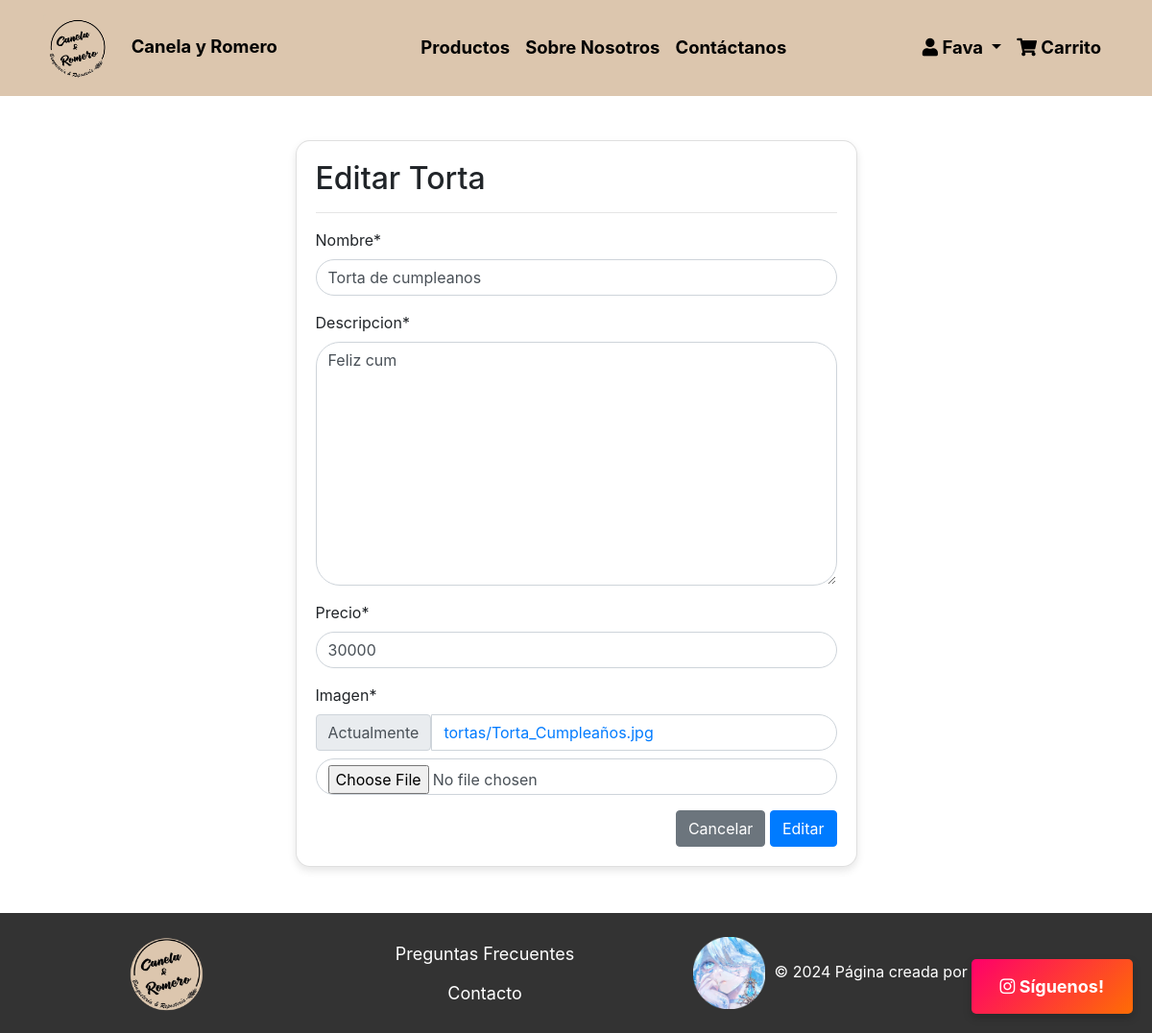
/modificar-producto/torta/24/ (signed in), run on the app's committed database.
### reposteria/models.py (models this page shows, shortened)
class Torta(models.Model):
    nombre=models.CharField(max_length=30)
    descripcion=models.TextField()
    precio=models.IntegerField()
    imagen=models.ImageField(upload_to="tortas", null=True)

### reposteria/views.py (the view, shortened to what this page needs)
# urls.py: path('modificar-producto/<str:tipo>/<int:id>/', user_passes_test(lambda u: u.is_superuser)(modificar_producto), name="modificar_producto"),
def modificar_producto(request, tipo, id):
    if tipo == "torta":
        producto = get_object_or_404(Torta, id=id)
        form_class = TortaForm
    elif tipo == "coctel":
        producto = get_object_or_404(Coctel, id=id)
        form_class = CoctelForm
    elif tipo == "pan_pascua":
        producto = get_object_or_404(Pan_pascua, id=id)
        form_class = Pan_pascuaForm
    else:
        raise Http404("Producto no encontrado")
    data = {
        'form': form_class(instance=producto),
        'tipo': tipo
    }
    return render(request, 'reposteria/producto/modificar.html', data)

### reposteria/forms.py
class TortaForm(forms.ModelForm):
    class Meta:
        model=Torta
        fields='__all__'

### reposteria/templates/reposteria/producto/modificar.html (shortened to what this page needs)
{% extends 'reposteria/base.html' %}
{% block contenido %}
{% load crispy_forms_tags %}
<br><br>
<div class="row">
    <div class="col-12 col-md-6 offset-md-3">
        <div class="card">
            <div class="card-body">
                <h2>Editar {{ tipo|capfirst }}</h2>
                <hr>
                <form action="" method="post" enctype="multipart/form-data">
                    {{ form | crispy }}
                    <div class="d-flex justify-content-end">
                        <a href="{% url 'listar_productos' %}" class="btn btn-secondary">Cancelar</a>
                        <input type="submit" value="Editar" class="btn btn-primary">
                    </div>
                </form>
            </div>
        </div>
    </div>
</div>
<br><br>
{% endblock %}

### reposteria/templates/reposteria/base.html (shortened to what this page needs)
<!DOCTYPE html>
<html lang="en">
<head>
    <link rel="stylesheet" href="https://stackpath.bootstrapcdn.com/bootstrap/4.3.1/css/bootstrap.min.css"
>
    {% load static %}
    <link rel="stylesheet" href="{% static 'reposteria/css/styleindex.css'%}">
    <link rel="stylesheet" href="https://cdnjs.cloudflare.com/ajax/libs/font-awesome/5.15.4/css/all.min.css">
</head>
<body>
    <nav class="navbar navbar-expand-lg navbar-light my-navbar fixed-top">
        <div class="container">
            <a class="navbar-brand" href="{%url 'home'%}">
                <img src="{% static 'reposteria/images/Canela_y_Romero.jpg'%}" alt="LOGO_CANELA" class="my-logo mr-3">
                <span class="navbar-text">Canela y Romero</span>
            </a>
            <div class="collapse navbar-collapse" id="navbarNav">
                <ul class="navbar-nav mx-auto">
                    <li class="nav-item">
                        <a class="nav-link" href="{%url 'home'%}#tortas">Productos</a>
                    </li>
                    <li class="nav-item">
                        <a class="nav-link" href="{% url 'sobre_nosotros'%}">Sobre Nosotros</a>
                    </li>
                    <li class="nav-item">
                        <a class="nav-link" href="{%url 'contacto'%}">Contáctanos</a>
                    </li>
                </ul>
                <ul class="navbar-nav">
                    <li class="nav-item dropdown">
                        <a class="nav-link dropdown-toggle" href="#" id="navbarDropdown" role="button"
                            data-toggle="dropdown" aria-haspopup="true" aria-expanded="false">
                            <i class="fas fa-user"></i> {% if user.is_authenticated %}{{ user.username }}{% else %}Iniciar Sesión{% endif %}
                        </a>
                    </li>
                </ul>
            </div>
            <ul class="navbar-nav">
                <li class="nav-item">
                    <a class="nav-link" href="#" id="abrirCarrito"><i class="fas fa-shopping-cart"></i> Carrito</a>
                </li>
            </ul>
        </div>
    </nav>
    <div class="follow-us-container">
        <a class="follow-us" href="https://www.instagram.com/canelayromero.cl" target="_blank">
            <i class="fab fa-instagram"></i> Síguenos!
        </a>
    </div>
    <div class="main-content">
        {% block contenido %}
        {% endblock %}
    </div>
    <footer>
        <div class="container">
            <div class="row align-items-center">
                <div class="col-md-3 text-center">
                    <img src="{%static 'reposteria/images/Canela_y_Romero_Circle.png'%}" alt="Logo" class="footer-logo">
                </div>
                <div class="col-md-4 text-center">
                    <a href="preguntas_frecuentes.html" class="btn btn-link">Preguntas Frecuentes</a>
                    <br>
                    <a href="#" class="btn btn-link">Contacto</a>
                </div>
                <div class="col-md-4 text-center">
                    <img src="{%static 'reposteria/images/Furina.png'%}" alt="Derechos Reservados"
                        class="copyright-img">
                    <p style="display: inline;">&copy; 2024 Página creada por Fava</p>
                </div>
            </div>
        </div>
    </footer>
</body>
</html>

### reposteria/static/reposteria/css/styleindex.css (style rules this page uses)
.my-navbar { background-color: #dcc6ae; padding: 10px 0; }
.my-logo { max-width: 70px; }
.my-navbar .navbar-nav .nav-link, .my-navbar .navbar-text { font-size: 18.5px; font-weight: bold; color: #000; }
body { display: flex; flex-direction: column; min-height: 100vh; padding-top: 98px; }
.main-content { flex: 1; }
.follow-us-container { position: fixed; bottom: 20px; right: 20px; z-index: 1000; }
.follow-us { display: inline-block; padding: 15px 30px; border-radius: 5px; text-decoration: none; font-weight: bold; background: linear-gradient(135deg, #ff006a, #fe6d04); color: #fff; animation: fadeInUp 1s ease forwards; box-shadow: 0px 4px 10px rgba(0, 0, 0, 0.2); font-size: 18px; }
footer { background-color: #333; color: white; padding: 20px 0; }
.footer-logo { max-width: 85px; margin-bottom: 0px; }
.footer-links a, .btn-link { color: white; text-decoration: none; font-size: 18px; }
.copyright-img { max-width: 75px; vertical-align: middle; margin-right: 5px; }
.card { border-radius: 15px; box-shadow: 0 4px 8px rgba(0, 0, 0, 0.1); }
.btn-primary { background-color: #007bff; border-color: #007bff; }
.btn-secondary { background-color: #6c757d; border-color: #6c757d; }
.form-control { border-radius: 25px; }

### data on the page
Torta: nombre "Torta de cumpleanos", descripcion "Feliz cum", precio "30000"

### other printed values
{{ user.username }} "Fava"
{{ tipo|capfirst }} "Torta"
